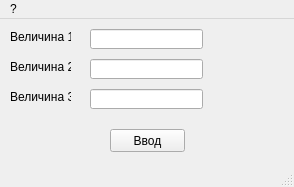
<?xml version="1.0" encoding="UTF-8"?>
<ui version="4.0">
 <class>fpInputUnit</class>
 <widget class="QMainWindow" name="fpInputUnit">
  <property name="geometry">
   <rect>
    <x>0</x>
    <y>0</y>
    <width>294</width>
    <height>187</height>
   </rect>
  </property>
  <property name="sizePolicy">
   <sizepolicy hsizetype="Preferred" vsizetype="Preferred">
    <horstretch>0</horstretch>
    <verstretch>0</verstretch>
   </sizepolicy>
  </property>
  <property name="minimumSize">
   <size>
    <width>294</width>
    <height>187</height>
   </size>
  </property>
  <property name="sizeIncrement">
   <size>
    <width>1</width>
    <height>1</height>
   </size>
  </property>
  <property name="windowTitle">
   <string>Напряжение</string>
  </property>
  <property name="dockOptions">
   <set>QMainWindow::AllowTabbedDocks|QMainWindow::AnimatedDocks</set>
  </property>
  <widget class="QWidget" name="centralwidget">
   <widget class="QPushButton" name="tbEnter">
    <property name="geometry">
     <rect>
      <x>110</x>
      <y>110</y>
      <width>75</width>
      <height>23</height>
     </rect>
    </property>
    <property name="text">
     <string>Ввод</string>
    </property>
   </widget>
   <widget class="QLineEdit" name="leVal1">
    <property name="geometry">
     <rect>
      <x>90</x>
      <y>10</y>
      <width>113</width>
      <height>20</height>
     </rect>
    </property>
   </widget>
   <widget class="QLineEdit" name="leVal2">
    <property name="geometry">
     <rect>
      <x>90</x>
      <y>40</y>
      <width>113</width>
      <height>20</height>
     </rect>
    </property>
   </widget>
   <widget class="QLineEdit" name="leVal3">
    <property name="geometry">
     <rect>
      <x>90</x>
      <y>70</y>
      <width>113</width>
      <height>20</height>
     </rect>
    </property>
   </widget>
   <widget class="QLabel" name="Dtk">
    <property name="geometry">
     <rect>
      <x>10</x>
      <y>10</y>
      <width>61</width>
      <height>16</height>
     </rect>
    </property>
    <property name="text">
     <string>Величина 1</string>
    </property>
   </widget>
   <widget class="QLabel" name="Dtk_2">
    <property name="geometry">
     <rect>
      <x>10</x>
      <y>40</y>
      <width>61</width>
      <height>16</height>
     </rect>
    </property>
    <property name="text">
     <string>Величина 2</string>
    </property>
   </widget>
   <widget class="QLabel" name="Dtk_3">
    <property name="geometry">
     <rect>
      <x>10</x>
      <y>70</y>
      <width>61</width>
      <height>16</height>
     </rect>
    </property>
    <property name="text">
     <string>Величина 3</string>
    </property>
   </widget>
  </widget>
  <widget class="QMenuBar" name="menubar">
   <property name="geometry">
    <rect>
     <x>0</x>
     <y>0</y>
     <width>294</width>
     <height>21</height>
    </rect>
   </property>
   <widget class="QMenu" name="muAbout">
    <property name="title">
     <string>?</string>
    </property>
   </widget>
   <addaction name="muAbout"/>
  </widget>
  <widget class="QStatusBar" name="statusbar"/>
 </widget>
 <resources/>
 <connections/>
</ui>
